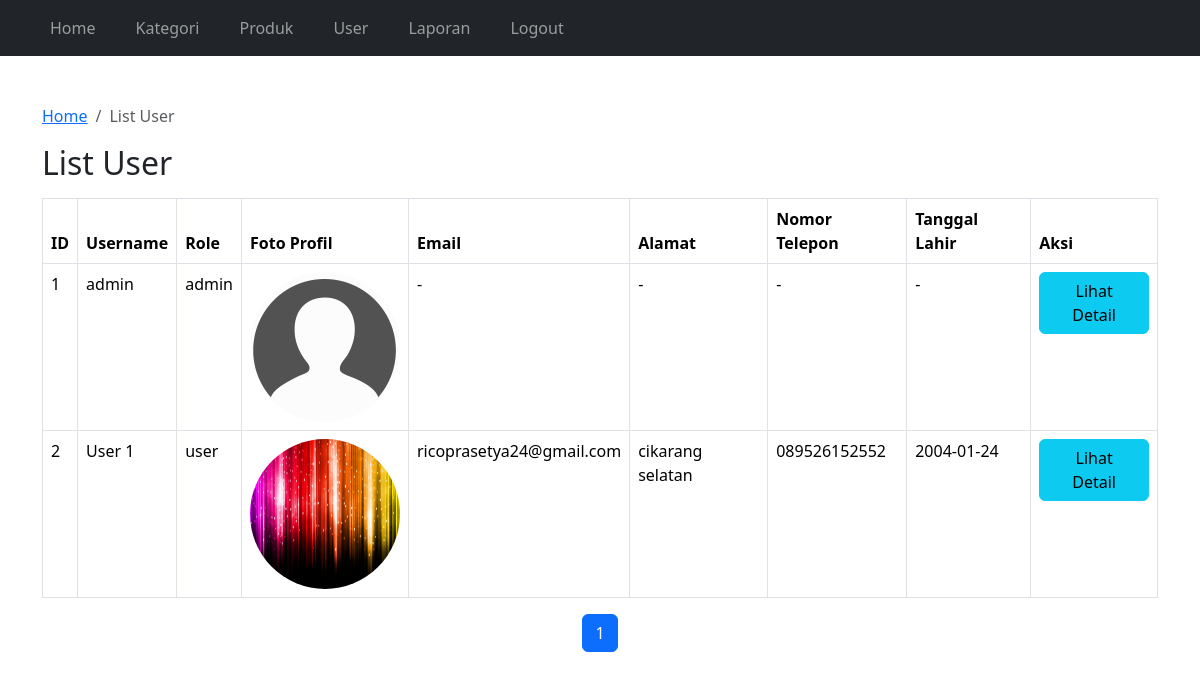
Page /adminpanel/list_user.php (signed in) on the committed database.
### tables this page shows
CREATE TABLE `profil` (
  `id` int(11) NOT NULL,
  `user_id` int(11) NOT NULL,
  `foto_profil` varchar(255) DEFAULT NULL,
  `email` varchar(255) DEFAULT NULL,
  `alamat` text DEFAULT NULL,
  `nomor_telepon` varchar(20) DEFAULT NULL,
  `tanggal_lahir` date DEFAULT NULL
);

CREATE TABLE `users` (
  `id` int(11) NOT NULL,
  `username` varchar(50) NOT NULL,
  `password` varchar(255) NOT NULL,
  `role` enum('admin','user') NOT NULL DEFAULT 'user'
);

### adminpanel/list_user.php (the view, shortened to what this page needs)
<?php
require "../koneksi.php";
$usersPerPage = 5;
$currentPage = isset($_GET['page']) ? (int)$_GET['page'] : 1;
$offset = ($currentPage - 1) * $usersPerPage;
$queryTotalUsers = mysqli_query($con, "SELECT COUNT(*) AS total FROM users");
$totalUsersResult = mysqli_fetch_assoc($queryTotalUsers);
$totalUsers = $totalUsersResult['total'];
$totalPages = ceil($totalUsers / $usersPerPage);
$queryUsers = mysqli_query($con, "SELECT users.id, users.username, users.role, profil.foto_profil, profil.email, profil.alamat, profil.nomor_telepon, profil.tanggal_lahir FROM users LEFT JOIN profil ON users.id = profil.user_id LIMIT $offset, $usersPerPage");
?>
<!DOCTYPE html>
<html lang="en">
<head>
    <link rel="stylesheet" href="../bootstrap/dist/css/bootstrap.min.css">
    <link rel="stylesheet" href="../fontawesome/css/fontawesome.min.css">
</head>
<body>
    <?php require "navbar.php"; ?>
    <div class="container mt-5">
        <nav aria-label="breadcrumb">
            <ol class="breadcrumb">
                <li class="breadcrumb-item"><a href="index.php">Home</a></li>
                <li class="breadcrumb-item active" aria-current="page">List User</li>
            </ol>
        </nav>
        <h2>List User</h2>
        <table class="table table-bordered mt-3">
            <thead>
                <tr>
                    <th>ID</th>
                    <th>Username</th>
                    <th>Role</th>
                    <th>Foto Profil</th>
                    <th>Email</th>
                    <th>Alamat</th>
                    <th>Nomor Telepon</th>
                    <th>Tanggal Lahir</th>
                    <th>Aksi</th>
                </tr>
            </thead>
            <tbody>
                <?php while ($user = mysqli_fetch_assoc($queryUsers)) { ?>
                    <tr>
                        <td><?php echo $user['id']; ?></td>
                        <td><?php echo $user['username']; ?></td>
                        <td><?php echo $user['role']; ?></td>
                        <td>
                            <?php if ($user['foto_profil']) { ?>
                                <img src="../image/<?php echo $user['foto_profil']; ?>" alt="Foto Profil" width="150" height="150" class="rounded-circle">
                            <?php } else { ?>
                                <span> - </span>
                            <?php } ?>
                        </td>
                        <td><?php echo $user['email'] ? $user['email'] : '-'; ?></td>
                        <td><?php echo $user['alamat'] ? $user['alamat'] : '-'; ?></td>
                        <td><?php echo $user['nomor_telepon'] ? $user['nomor_telepon'] : '-'; ?></td>
                        <td><?php echo $user['tanggal_lahir'] ? $user['tanggal_lahir'] : '-'; ?></td>
                        <td>
                            <a href="detail_pembayaran.php?user_id=<?php echo $user['id']; ?>" class="btn btn-info">Lihat Detail</a>
                        </td>
                    </tr>
                <?php } ?>
            </tbody>
        </table>
        <nav aria-label="Page navigation example">
            <ul class="pagination justify-content-center">
                <?php for ($i = 1; $i <= $totalPages; $i++) { ?>
                    <li class="page-item <?php echo ($i == $currentPage) ? 'active' : ''; ?>">
                        <a class="page-link" href="?page=<?php echo $i; ?>"><?php echo $i; ?></a>
                    </li>
                <?php } ?>
            </ul>
        </nav>
    </div>
</body>
</html>

### adminpanel/navbar.php (shortened to what this page needs)
<nav class="navbar navbar-expand-lg navbar-dark bg-dark">
    <div class="container">
        <div class="collapse navbar-collapse" id="navbarTogglerDemo02">
            <ul class="navbar-nav mr-auto mt-2 mt-lg-0">
                <li class="nav-item me-4">
                    <a class="nav-link" href="../adminpanel">Home</a>
                </li>
                <li class="nav-item me-4">
                    <a class="nav-link" href="kategori.php">Kategori</a>
                </li>
                <li class="nav-item me-4">
                    <a class="nav-link" href="produk.php">Produk</a>
                </li>
                <li class="nav-item me-4">
                    <a class="nav-link" href="list_user.php">User</a>
                </li>
                <li class="nav-item me-4">
                    <a class="nav-link" href="laporan.php">Laporan</a>
                </li>
                <li class="nav-item me-4">
                    <a class="nav-link" href="logout.php">Logout</a>
                </li>
            </ul>
        </div>
    </div>
</nav>

### adminpanel/list_user.php (style rules this page uses)
.rounded-circle { border-radius: 50% !important; object-fit: cover; }

### rows in the picture
profil: user "1", user.username "admin", user.role "admin", foto_profil (picture)
profil: user "2", user.username "User 1", user.role "user", foto_profil (picture), email "ricoprasetya24@gmail.com", alamat "cikarang selatan", nomor_telepon "089526152552", tanggal_lahir "2004-01-24"
